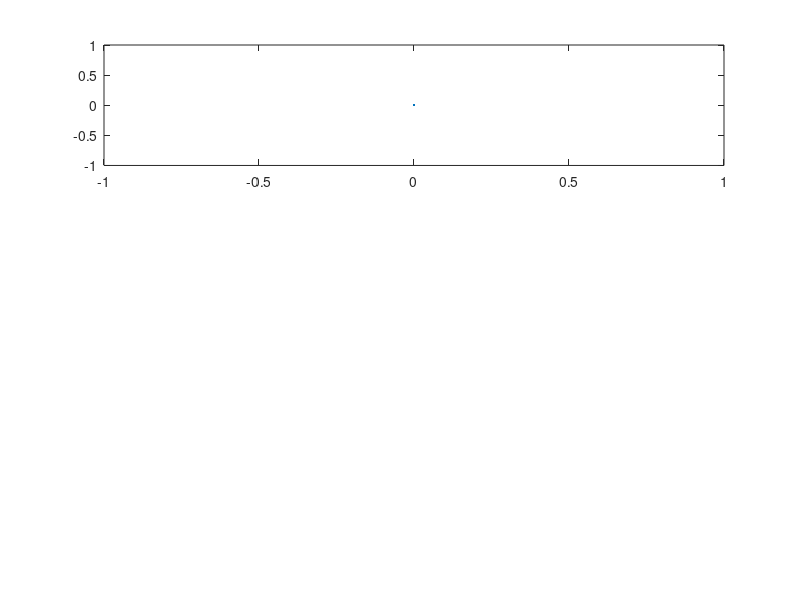

Reproduce this figure in MATLAB. (Note: this script raises an error after producing the figure.)
function output_data = K64_PID_matlab()
    figure(1);  clf;       % Create an empty figure to update later
    subplot(311)
    h1 = plot([0],[0]);
    h1.XData = []; h1.YData = [];
    ylabel('Position (degs)');
    
    subplot(312)
    h2 = plot([0],[0]);
    h2.XData = []; h2.YData = [];
    ylabel('Velocity (degs/s)');
    
    subplot(313)
    h3 = plot([0],[0]);
    h3.XData = []; h3.YData = [];
    ylabel('Voltage (V)');
    
    % This function will get called any time there is new data from
    % the FRDM board. Data comes in blocks, rather than one at a time.
    function my_callback(new_data)
        t = new_data(:,1);   % time
        pos = new_data(:,2); % position
        vel = new_data(:,3); % velocity
        volts = new_data(:,4);
        
        current = new_data(:,5); % velocity
        N = length(pos);
        
        h1.XData(end+1:end+N) = t;   % Update subplot 1
        h1.YData(end+1:end+N) = pos;
        h2.XData(end+1:end+N) = t;   % Update subplot 2
        h2.YData(end+1:end+N) = vel;
        h3.XData(end+1:end+N) = t;   % Update subplot 3
        h3.YData(end+1:end+N) = volts;
    end
    
    frdm_ip  = '192.168.1.100';     % FRDM board ip
    frdm_port= 11223;               % FRDM board port  
    params.callback = @my_callback; % callback function
    params.timeout  = 2;            % end of experiment timeout
    
    % The example program provided takes two arguments
%     v1 = 1.0;           % pwm applied for first second 
%     v2 = -1.0;           % pwm applied for second second
%     input = [v1 v2];    % input sent to FRDM board
%     output_size = 3;    % number of outputs expected

    angle_des = 90; 
    % Current Controller
    Kp = .5/20;
    Kd = 0.001;
    Ki = 0.0000*0;
    ExpTime = 3 ; % Expriement time
    
    input = [angle_des Kp Kd Ki ExpTime];
    %input = [1 3.8244 0.0 3 0 0 5];
    output_size = 5;
   
    output_data = RunExperiment(frdm_ip,frdm_port,input,output_size,params);
    
end



